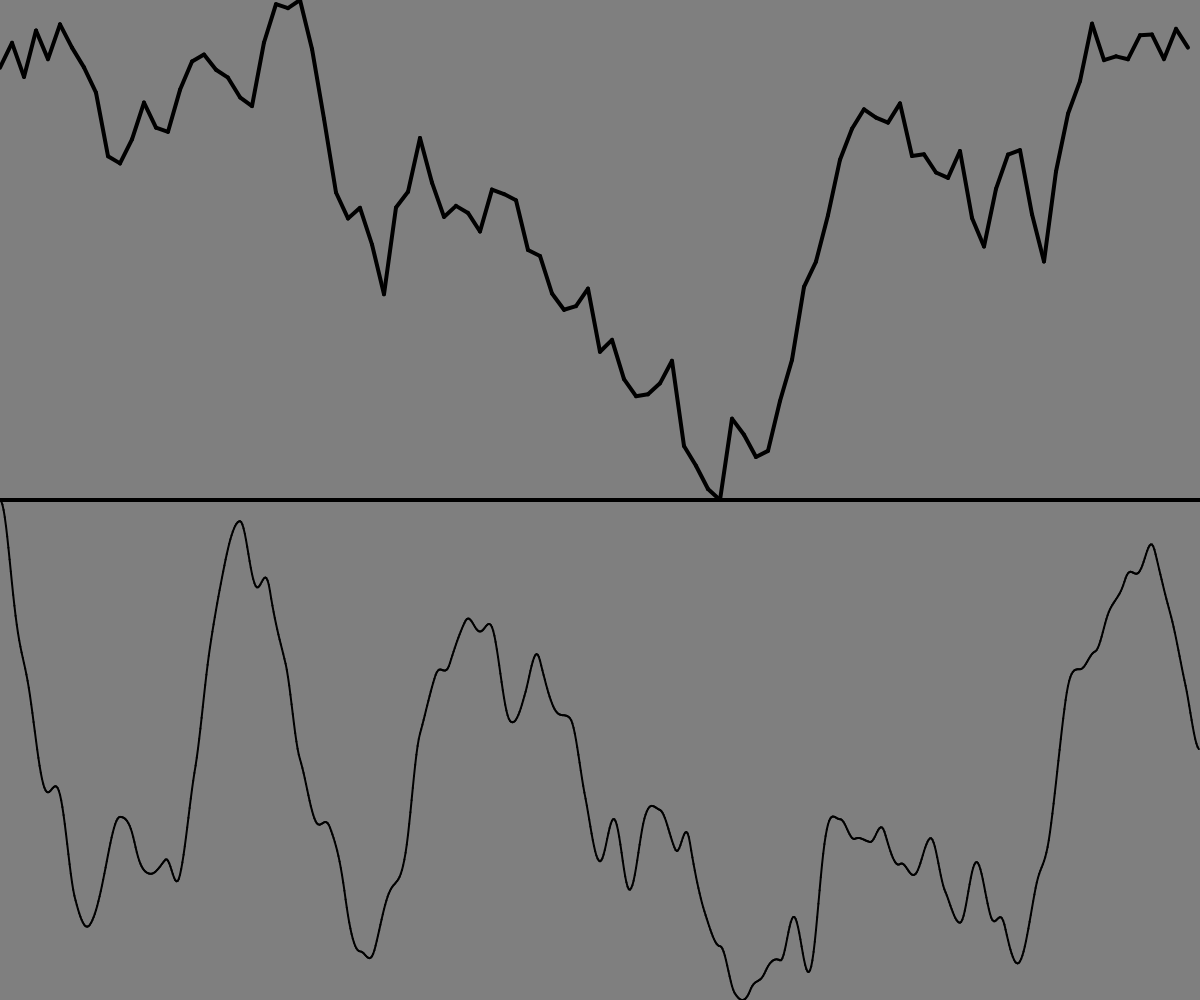
Frame 1 (no input)
Frame 60 (no input): identical to frame 1, image omitted
Frame 120 (the mouse pressed at the canvas centre since frame 60): identical to frame 1, image omitted

The p5.js sketch that drew this single still picture (run headless with seeded random() and noise() and a simulated clock; from frame 60 on, the mouse is pressed at the canvas centre):

// p5.js sketch
// ── sketch.js
let randomNormals = [];
let randomPerlins = [];

function setup() {
 // put setup code here
 createCanvas(windowWidth, windowHeight);
 var vn = 0;
 for (var i=0; i<100; i++){
   randomNormals[i] = vn;//;
   vn = vn + randomGaussian(0, 1);
 }
 var t = 0;
 for (var j=0; j<1000; j++){
   randomPerlins[j] = noise(t);//;
   t = t + 0.01;
 }
}

function draw() {
  background(127)
  
  var w = windowWidth / randomNormals.length;
  strokeWeight(4);
  for (var i=0; i<randomNormals.length-1; i++){
     y1 = map(randomNormals[i],
            min(randomNormals),
            max(randomNormals),
            0,
            windowHeight/2 );
     y2 = map(randomNormals[i+1],
            min(randomNormals),
            max(randomNormals),
            0,
            windowHeight/2 );
     line(i*w,
          windowHeight/2 - y1,
          (i+1)*w,
          windowHeight/2 - y2);
  }
  
  line(0,
       windowHeight/2,
       windowWidth,
       windowHeight/2);
  
  var z = windowWidth / randomPerlins.length;
  strokeWeight(2);
  for (var j=0; j<randomPerlins.length-1; j++){
    x1 = map(randomPerlins[j],
           min(randomPerlins),
           max(randomPerlins),
           0,
           windowHeight/2 );
    x2 = map(randomPerlins[j+1],
           min(randomPerlins),
           max(randomPerlins),
           0,
           windowHeight/2 );
    line(j*z,
         windowHeight - x1,
         (j+1)*z,
         windowHeight - x2);
  }
}
